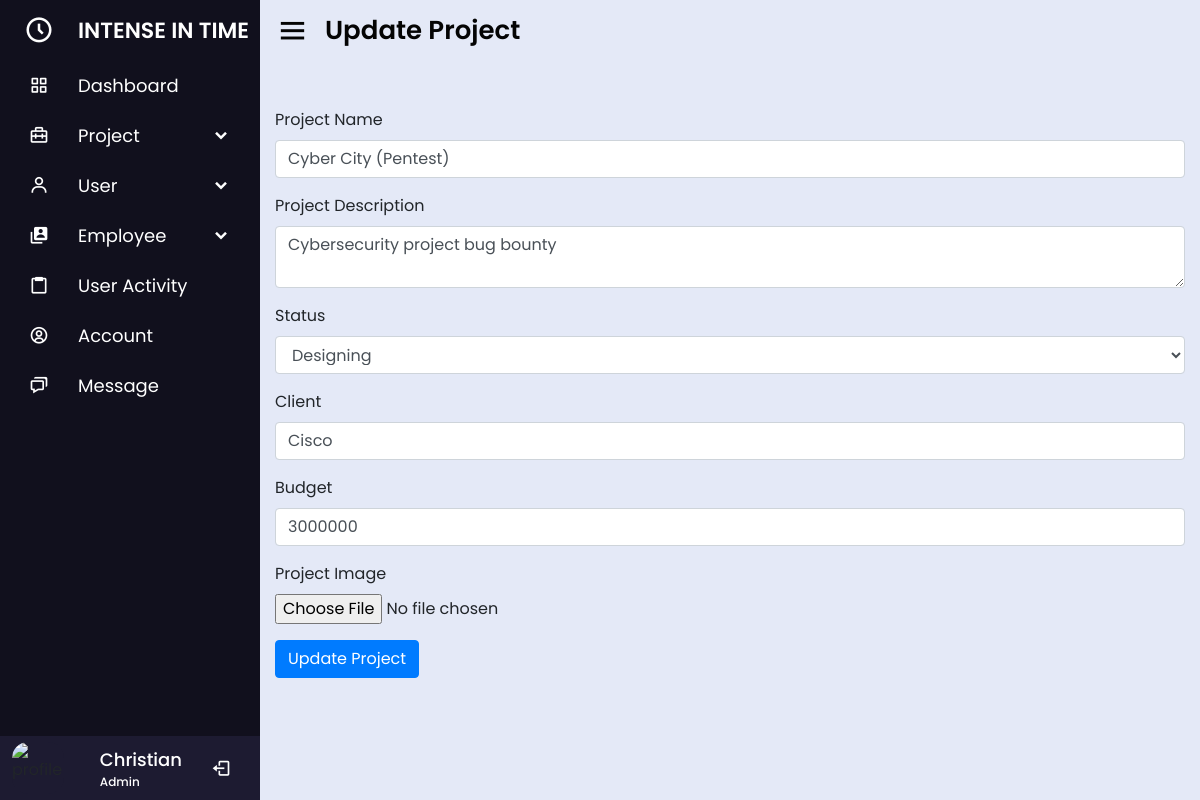
/functions/projectFunction/updateProject.php?projectid=15, run on the app's committed database.
### tables this page shows
CREATE TABLE `project` (
  `projectid` int(25) NOT NULL,
  `projectname` varchar(50) NOT NULL,
  `projectdescription` varchar(150) NOT NULL,
  `status` varchar(25) NOT NULL,
  `client` varchar(25) NOT NULL,
  `budget` varchar(25) NOT NULL,
  `projectimage` blob NOT NULL
);

### functions/projectFunction/updateProject.php (the view, shortened to what this page needs)
<?php
$basePath = $_SERVER['DOCUMENT_ROOT'];
include $basePath . "/COMPANY/SideBar/adminSidebar.php";
?>
<section class="home-section">
    <div class="home-content">
        <i class='bx bx-menu'></i>
        <span class="text">Update Project</span>
    </div>
    <div class="main-content">
        <div class="container my-5">
        <?php
        include 'connect.php';
        $projectid = $_GET['projectid'];
        $querry = "SELECT * FROM project WHERE projectid ='$projectid'";
        $querry_run = mysqli_query($con , $querry );
        if(mysqli_num_rows($querry_run) > 0)
        {
            foreach($querry_run as $row)
            {
                $status = $row['status'];
            ?>
            <form method="post" enctype="multipart/form-data">
                <div class="form-group">
                    <label>Project Name</label>
                    <input type="text" class="form-control" value="<?php echo $row['projectname'];?>" name="projectname" autocomplete="off">
                </div>
                <div class="form-group">
                    <label>Project Description</label>
                    <textarea name="description" class="form-control" placeholder="Enter Project description"><?php echo $row['projectdescription'];?></textarea>
                </div>
                <div class="form-group">
                    <label>Status</label>
                    <select class="form-control" name="status">
                        <option value="Designing" <?php echo ($status === 'Designing') ? 'selected' : ''; ?>>Designing</option>
                    </select>
                </div>
                <div class="form-group">
                    <label>Client</label>
                    <input type="text" class="form-control" value="<?php echo $row['client'];?>" placeholder="Enter Client" name="client" autocomplete="off">
                </div>
                <div class="form-group">
                    <label>Budget</label>
                    <input type="text" class="form-control" value="<?php echo $row['budget'];?>" placeholder="Enter Budget" name="budget" autocomplete="off">
                </div>
                <div class="form-group">
                    <label for="projectImage">Project Image</label>
                    <input type="file" class="form-control-file" id="projectImage" name="projectImage" accept="image/*">
                </div>
                <button type="submit" class="btn btn-primary" name="submit">Update Project</button>
            </form>
        <?php
        }
        }
        else
        {
            echo "No Records found";
        }
?>
        </div>
    </div>
</section>
</body>
</html>

### css/sidebar.css (style rules this page uses)
* { margin: 0; padding: 0; box-sizing: border-box; font-family: 'Open Sans', sans-serif; }
.home-section { position: relative; background: #E4E9F7; overflow: auto; height: 100vh; left: 260px; width: calc(100% - 260px); transition: all 0.5s ease; }
.home-section .home-content { height: 60px; display: flex; align-items: center; }
.home-section .home-content .bx-menu, .home-section .home-content .text { color: #040404; font-size: 35px; }
.home-section .home-content .bx-menu { margin: 0 15px; cursor: pointer; }
.home-section .home-content .text { font-size: 26px; font-weight: 600; }

### css/user.css (style rules this page uses)
* { margin: 0; padding: 0; }
.btn-primary { background-color: green; border: green; }

### css/projectinfos.css (style rules this page uses)
* { margin: 0; padding: 0; font-family: 'Poppins', sans-serif; }

### css/projectchat.css (style rules this page uses)
::placeholder { color: #fff; }

### data on the page
project: projectname "Cyber City (Pentest)", description "Cybersecurity project bug bounty", status "Designing", client "Cisco", budget "3000000"
